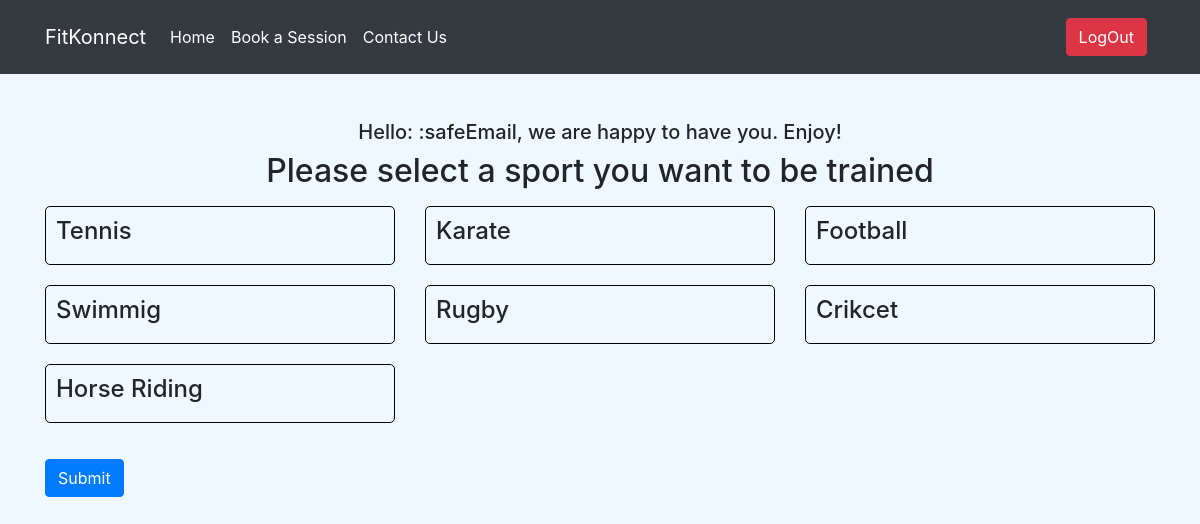
The app's page /client/selectionActivity.php (signed in) with its own data.
### tables this page shows
CREATE TABLE `availablesports` (
  `sportsCode` int(11) NOT NULL,
  `sportsName` varchar(20) NOT NULL,
  `dateCreated` datetime NOT NULL DEFAULT current_timestamp()
);

### client/selectionActivity.php (the view, shortened to what this page needs)
<?php
  include '../config/config.php';
?>
<!DOCTYPE html>
<html>
<head>
    <link rel="stylesheet" href="https://stackpath.bootstrapcdn.com/bootstrap/4.5.2/css/bootstrap.min.css">
    <link rel="stylesheet" href=" http://localhost/fitkonnect/css/style.css">
</head>
<body>
<?php include 'login-nav-bar.php' ?>
    <?php
    if(isset($_SESSION['email'])){
        echo '<div class="selection_activity">';
        echo '<h5 class="text text-center"> Hello: '.$_SESSION['email'].', we are happy to have you. Enjoy! </h5>';
        echo '</div>';
    }
    else{
        echo '<div>';
        echo '<h4 class="text text-center"> You must be logged in </h4>';
        echo '</div>';
        header("Location: login.php");
        exit;
    }
    ?>
    <div>
        <h2 class="text text-center">Please select a sport you want to be trained</h2>
    </div>
    <?php
    $query = "SELECT * FROM availableSports";
    $result = mysqli_query($conn, $query);
    if (mysqli_num_rows($result) > 0) {
        echo '<div class="container mt-3">';
        echo '<div class="row">';
        while ($row = mysqli_fetch_assoc($result)) {
            $sportsCode = $row['sportsCode'];
            $sportsName = $row['sportsName'];
            $boxClass = 'box';
            echo '<div class="col-sm-4">';
            echo '<div class="' . $boxClass . '" onclick="selectSports(\'' . $sportsCode . '\')">';
            echo '<h4>' . $sportsName . '</h4>';
            echo '</div>';
            echo '</div>';
        }
        echo '</div>';
        echo '</div>';
        echo '<div class="container mt-3">';
        echo '<button class="btn btn-primary" onclick="showResults()">Submit</button>';
        echo '</div>';
    } else {
        echo 'No sports available';
    }
    ?>
</body>
</html>

### css/style.css (style rules this page uses)
body { background-color: #000; }

### client/selectionActivity.php (style rules this page uses)
.box { border: 1px solid #000000; border-radius: 5px; cursor: pointer; padding:10px; margin-bottom: 20px; }
body { background-color: aliceblue; }
.selection_activity { margin-top: 10%; }

### records on screen
availablesports: sportsName "Tennis"
availablesports: sportsName "Karate"
availablesports: sportsName "Football"
availablesports: sportsName "Swimmig"
availablesports: sportsName "Rugby"
availablesports: sportsName "Crikcet"
availablesports: sportsName "Horse Riding"

### other values on screen
$_SESSION['email'] ":safeEmail"
